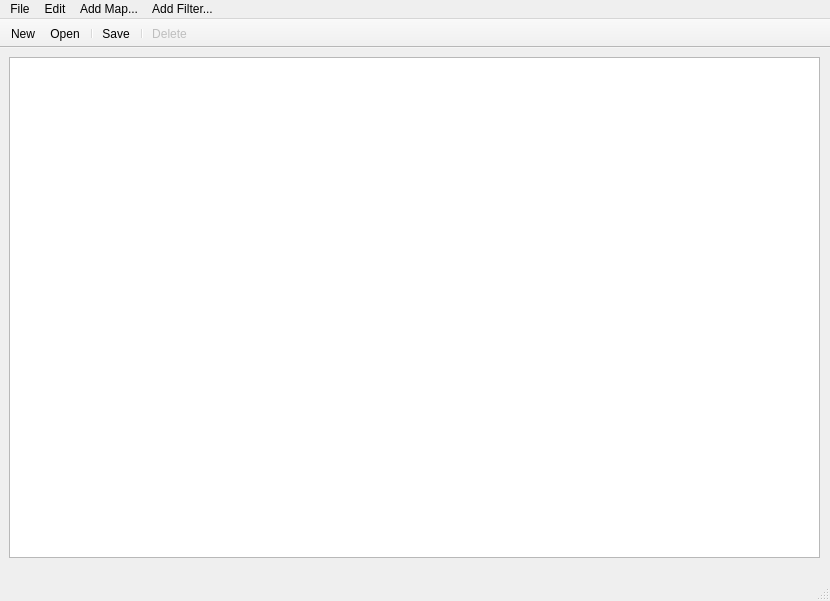
<?xml version="1.0" encoding="UTF-8"?>
<ui version="4.0">
 <class>MainWindow</class>
 <widget class="QMainWindow" name="MainWindow">
  <property name="geometry">
   <rect>
    <x>0</x>
    <y>0</y>
    <width>830</width>
    <height>601</height>
   </rect>
  </property>
  <property name="windowTitle">
   <string>MainWindow</string>
  </property>
  <property name="styleSheet">
   <string notr="true"/>
  </property>
  <widget class="QWidget" name="centralwidget">
   <widget class="QGraphicsView" name="graphicsView">
    <property name="geometry">
     <rect>
      <x>9</x>
      <y>9</y>
      <width>811</width>
      <height>501</height>
     </rect>
    </property>
    <property name="sizePolicy">
     <sizepolicy hsizetype="Minimum" vsizetype="Minimum">
      <horstretch>0</horstretch>
      <verstretch>0</verstretch>
     </sizepolicy>
    </property>
   </widget>
  </widget>
  <widget class="QMenuBar" name="menubar">
   <property name="geometry">
    <rect>
     <x>0</x>
     <y>0</y>
     <width>830</width>
     <height>22</height>
    </rect>
   </property>
   <widget class="QMenu" name="menuAdd_map">
    <property name="title">
     <string>Add Map...</string>
    </property>
    <addaction name="actionAddConstantMap"/>
    <addaction name="actionAddAffineMap"/>
   </widget>
   <widget class="QMenu" name="menuAdd_Filter">
    <property name="title">
     <string>Add Filter...</string>
    </property>
   </widget>
   <widget class="QMenu" name="menuFile">
    <property name="title">
     <string>File</string>
    </property>
    <addaction name="actionNew"/>
    <addaction name="actionOpen"/>
    <addaction name="separator"/>
    <addaction name="actionClose"/>
    <addaction name="separator"/>
    <addaction name="actionSave"/>
    <addaction name="actionSaveAs"/>
   </widget>
   <widget class="QMenu" name="menuEdit">
    <property name="title">
     <string>Edit</string>
    </property>
    <addaction name="actionUndo"/>
    <addaction name="actionRedo"/>
    <addaction name="separator"/>
    <addaction name="actionCut"/>
    <addaction name="actionCopy"/>
    <addaction name="actionPaste"/>
   </widget>
   <addaction name="menuFile"/>
   <addaction name="menuEdit"/>
   <addaction name="menuAdd_map"/>
   <addaction name="menuAdd_Filter"/>
  </widget>
  <widget class="QStatusBar" name="statusbar"/>
  <widget class="QToolBar" name="toolBar">
   <property name="enabled">
    <bool>true</bool>
   </property>
   <property name="windowTitle">
    <string>toolBar</string>
   </property>
   <property name="movable">
    <bool>false</bool>
   </property>
   <property name="allowedAreas">
    <set>Qt::AllToolBarAreas</set>
   </property>
   <attribute name="toolBarArea">
    <enum>TopToolBarArea</enum>
   </attribute>
   <attribute name="toolBarBreak">
    <bool>false</bool>
   </attribute>
   <addaction name="actionNew"/>
   <addaction name="actionOpen"/>
   <addaction name="separator"/>
   <addaction name="actionSave"/>
   <addaction name="separator"/>
   <addaction name="actionDelete"/>
  </widget>
  <action name="actionAddConstantMap">
   <property name="text">
    <string>Constant Map</string>
   </property>
  </action>
  <action name="actionNew">
   <property name="icon">
    <iconset theme="document-new">
     <normaloff>.</normaloff>.</iconset>
   </property>
   <property name="text">
    <string>New</string>
   </property>
   <property name="shortcut">
    <string>Ctrl+N</string>
   </property>
  </action>
  <action name="actionOpen">
   <property name="icon">
    <iconset theme="document-open">
     <normaloff>.</normaloff>.</iconset>
   </property>
   <property name="text">
    <string>Open</string>
   </property>
   <property name="shortcut">
    <string>Ctrl+O</string>
   </property>
  </action>
  <action name="actionClose">
   <property name="icon">
    <iconset theme="application-exit">
     <normaloff>.</normaloff>.</iconset>
   </property>
   <property name="text">
    <string>Close</string>
   </property>
   <property name="shortcut">
    <string>Ctrl+Q</string>
   </property>
  </action>
  <action name="actionSave">
   <property name="icon">
    <iconset theme="document-save">
     <normaloff>.</normaloff>.</iconset>
   </property>
   <property name="text">
    <string>Save</string>
   </property>
   <property name="shortcut">
    <string>Ctrl+S</string>
   </property>
  </action>
  <action name="actionNewOutputParameter">
   <property name="icon">
    <iconset theme="list-add">
     <normaloff>.</normaloff>.</iconset>
   </property>
   <property name="text">
    <string>NewOutputParameter</string>
   </property>
   <property name="toolTip">
    <string>NewOutputParameter</string>
   </property>
  </action>
  <action name="actionDelete">
   <property name="enabled">
    <bool>false</bool>
   </property>
   <property name="icon">
    <iconset theme="user-trash">
     <normaloff>.</normaloff>.</iconset>
   </property>
   <property name="text">
    <string>Delete</string>
   </property>
   <property name="toolTip">
    <string>Delete Node</string>
   </property>
   <property name="shortcut">
    <string>Ctrl+D</string>
   </property>
  </action>
  <action name="actionCopy">
   <property name="icon">
    <iconset theme="edit-copy">
     <normaloff>.</normaloff>.</iconset>
   </property>
   <property name="text">
    <string>Copy</string>
   </property>
   <property name="shortcut">
    <string>Ctrl+C</string>
   </property>
  </action>
  <action name="actionCut">
   <property name="icon">
    <iconset theme="edit-cut">
     <normaloff>.</normaloff>.</iconset>
   </property>
   <property name="text">
    <string>Cut</string>
   </property>
   <property name="shortcut">
    <string>Ctrl+X</string>
   </property>
  </action>
  <action name="actionPaste">
   <property name="icon">
    <iconset theme="edit-paste">
     <normaloff>.</normaloff>.</iconset>
   </property>
   <property name="text">
    <string>Paste</string>
   </property>
   <property name="shortcut">
    <string>Ctrl+V</string>
   </property>
  </action>
  <action name="actionUndo">
   <property name="icon">
    <iconset theme="edit-undo">
     <normaloff>.</normaloff>.</iconset>
   </property>
   <property name="text">
    <string>Undo</string>
   </property>
   <property name="shortcut">
    <string>Ctrl+Z</string>
   </property>
  </action>
  <action name="actionRedo">
   <property name="icon">
    <iconset theme="edit-redo">
     <normaloff>.</normaloff>.</iconset>
   </property>
   <property name="text">
    <string>Redo</string>
   </property>
   <property name="shortcut">
    <string>Ctrl+Shift+Z</string>
   </property>
  </action>
  <action name="actionSaveAs">
   <property name="icon">
    <iconset theme="document-save-as">
     <normaloff>.</normaloff>.</iconset>
   </property>
   <property name="text">
    <string>Save As</string>
   </property>
  </action>
  <action name="actionAddAffineMap">
   <property name="text">
    <string>Affine Map</string>
   </property>
  </action>
 </widget>
 <resources/>
 <connections/>
</ui>
